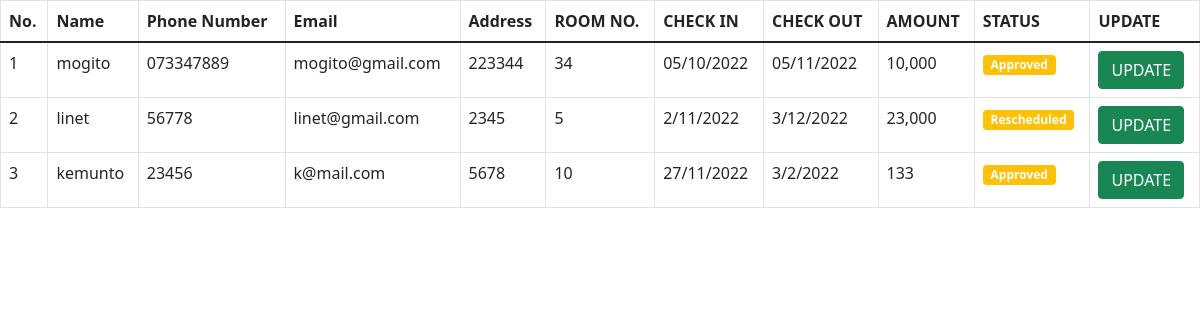
The page /reception on the database its author committed.
### book/models.py (models this page shows, shortened)
class Reservation(models.Model):
    name = models.CharField(max_length=30)
    phone_number = models.CharField(max_length=20)
    email = models.CharField(max_length=50)
    address = models.CharField(max_length=30)
    room_number = models.CharField(max_length=50)
    check_in = models.CharField(max_length=30)
    check_out = models.CharField(max_length=30)
    amount = models.CharField(max_length=20)
    status = models.CharField(max_length=50, default='')

### book/views.py (the view)
# urls.py: path('reception',views.reception,name='reception'),
def reception(request):
    mydata = Reservation.objects.all().values()
    context = {'mymembers': mydata}
    return render(request, 'book/reception.html', context)

### book/templates/book/reception.html (shortened to what this page needs)
{% load static%}
<!DOCTYPE html>
<html lang="en">
<head>
	<link rel="stylesheet" href="{% static 'bootstrap.min.css' %}">
</head>
<body>
	<table class="table  table-bordered">
		<thead>
			<tr>
                <th>No.</th>
				<th>Name</th>
                <th>Phone Number</th>
                <th>Email</th>
                <th>Address</th>
				<th>ROOM NO.</th>
				<th>CHECK IN</th>
                <th>CHECK OUT</th>
                <th>AMOUNT</th>
				<th>STATUS</th>
                <th>UPDATE</th>
			</tr>
		</thead>
			{% for x in mymembers %}
				<tr>
					<td>{{forloop.counter}}</td>
                   <td>{{ x.name}}</td>
                   <td>{{ x.phone_number}}</td>
                   <td>{{ x.email}}</td>
                   <td>{{ x.address}}</td>
				   <td>{{ x.room_number}}</td>
				   <td>{{ x.check_in}}</td>
                   <td>{{ x.check_out}}</td>
				   <td>{{ x.amount}}</td>
				   <td>{% if x.status == "" %}{% else %}<span class="badge bg-warning">{{ x.status }}</span>{% endif %}</td>
				   <td><a href="{% url 'update' x.id %}" class="btn btn-success">UPDATE</a></td>
				</tr>
		    {%endfor%}
	</table>
</body>
</html>

### rows shown on the page
Reservation: name "mogito", phone_number "073347889", email "mogito@gmail.com", address "223344", room_number "34", check_in "05/10/2022", check_out "05/11/2022", amount "10,000", status "Approved"
Reservation: name "linet", phone_number "56778", email "linet@gmail.com", address "2345", room_number "5", check_in "2/11/2022", check_out "3/12/2022", amount "23,000", status "Rescheduled"
Reservation: name "kemunto", phone_number "23456", email "k@mail.com", address "5678", room_number "10", check_in "27/11/2022", check_out "3/2/2022", amount "133", status "Approved"
